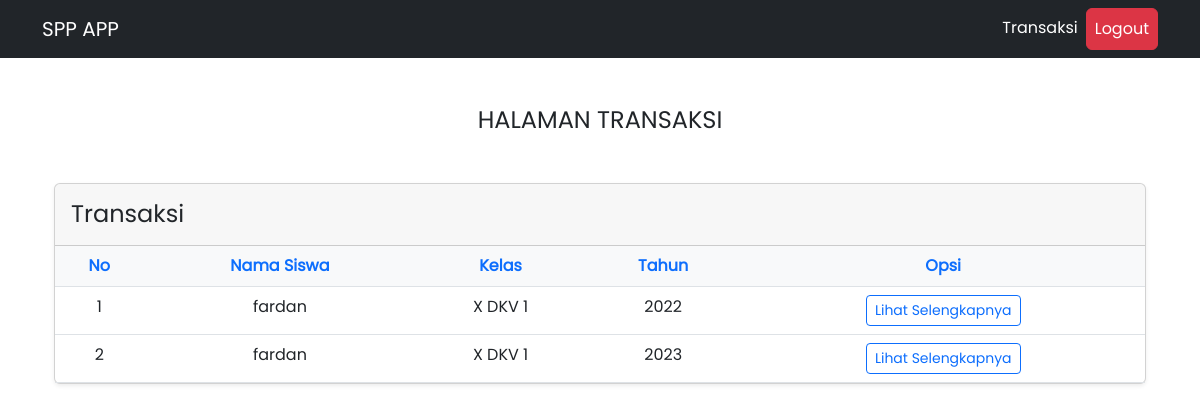
The page /index.php?page=transaksi (signed in) on the database its author committed.
### tables this page shows
CREATE TABLE `pembayaran` (
  `id_pembayaran` int(11) NOT NULL,
  `trxid` varchar(50) NOT NULL,
  `id_admin` int(11) NOT NULL,
  `id_siswa` int(11) NOT NULL,
  `tgl_bayar` date NOT NULL,
  `spp_bulan` int(11) NOT NULL,
  `id_spp` int(11) NOT NULL,
  `jumlah_bayar` int(11) NOT NULL
);

CREATE TABLE `siswa` (
  `id_siswa` int(11) NOT NULL,
  `nisn` varchar(20) NOT NULL,
  `nama_siswa` varchar(255) NOT NULL,
  `email` varchar(255) NOT NULL,
  `password` varchar(255) NOT NULL,
  `id_kelas` int(11) NOT NULL,
  `alamat` text NOT NULL,
  `no_telp` varchar(15) NOT NULL,
  `id_spp` bigint(20) NOT NULL
);

CREATE TABLE `kelas` (
  `id_kelas` int(11) NOT NULL,
  `nama_kelas` varchar(10) NOT NULL,
  `jurusan` varchar(50) NOT NULL
);

CREATE TABLE `spp` (
  `id_spp` int(11) NOT NULL,
  `tahun` int(11) NOT NULL,
  `nominal` bigint(20) NOT NULL
);

### app/config.php (called while the page is built)
<?php
$config = "http://localhost/spp-app";

### transaksi/index.php (the view, shortened to what this page needs)
<?php
$q_transaksi = mysqli_query($conn, "SELECT id_pembayaran,siswa.id_siswa,siswa.nama_siswa, spp.tahun, nama_kelas, jurusan FROM pembayaran JOIN admin ON (pembayaran.id_admin = admin.id_admin) JOIN siswa ON (pembayaran.id_siswa = siswa.id_siswa) JOIN spp ON (pembayaran.id_spp = spp.id_spp) JOIN kelas ON (siswa.id_kelas = kelas.id_kelas) GROUP BY siswa.id_siswa, spp.tahun");
$id_siswa = $_SESSION['id_user'];
$q_transaksi_u = mysqli_query($conn, "SELECT id_pembayaran,siswa.id_siswa,siswa.nama_siswa, spp.tahun, nama_kelas, jurusan FROM pembayaran JOIN admin ON (pembayaran.id_admin = admin.id_admin) JOIN siswa ON (pembayaran.id_siswa = siswa.id_siswa) JOIN spp ON (pembayaran.id_spp = spp.id_spp) JOIN kelas ON (siswa.id_kelas = kelas.id_kelas) WHERE siswa.id_siswa = '$id_siswa' GROUP BY siswa.id_siswa, spp.tahun")
?>
<div class="container my-5">
    <div class="text-center">
        <h4>
            HALAMAN TRANSAKSI
        </h4>
        <?php if ($_SESSION['level'] == 'admin') : ?>
            <div class="container my-5">
                <div class="card shadow-sm">
                    <div class="card-header py-3">
                        <div class="d-flex justify-content-between align-items-center">
                            <div>
                                <h4 class="mb-0">Transaksi</h4>
                            </div>
                            <div>
                                <a href="<?= $config ?> /index.php?page=tambah_transaksi " class="btn btn-outline-success"><i class="bi bi-plus-circle"></i> Tambah Transaksi</a>
                            </div>
                        </div>
                    </div>
                    <div class="card-body p-0">
                        <div class="table-responsive">
                            <table class="table mb-0">
                                <thead class="bg-light text-primary">
                                    <tr>
                                        <th scope="col">No</th>
                                        <th scope="col">Nama Siswa</th>
                                        <th scope="col">Kelas</th>
                                        <th scope="col">Tahun</th>
                                        <th scope="col">Opsi</th>
                                    </tr>
                                </thead>
                                <tbody>
                                    <?php $no = 1 ?>
                                    <?php foreach ($q_transaksi as $trx) : ?>
                                        <tr>
                                            <td><?= $no++ ?></td>
                                            <td><?= $trx['nama_siswa'] ?></td>
                                            <td><?= $trx['nama_kelas'] ?> <?= $trx['jurusan'] ?></td>
                                            <td><?= $trx['tahun'] ?></td>
                                            <td>
                                                <a href="<?= $config ?>/index.php?page=detail_transaksi&tahun=<?= $trx['tahun'] ?>&id_siswa=<?= $trx['id_siswa'] ?>" class="btn btn-outline-primary btn-sm">Lihat Selengkapnya</a>
                                            </td>
                                        </tr>
                                    <?php endforeach ?>
                                    <?php if (mysqli_num_rows($q_transaksi) < 1) : ?>
                                        <tr>
                                            <td class="text-center" colspan="9">Tidak ada data!</td>
                                        </tr>
                                    <?php endif ?>
                                </tbody>
                            </table>
                        </div>
                    </div>
                </div>
            </div>
        <?php else : ?>
            <div class="container my-5">
                <div class="card shadow-sm">
                    <div class="card-header py-3">
                        <div class="d-flex justify-content-between align-items-center">
                            <div>
                                <h4 class="mb-0">Transaksi</h4>
                            </div>
                        </div>
                    </div>
                    <div class="card-body p-0">
                        <div class="table-responsive">
                            <table class="table mb-0">
                                <thead class="bg-light text-primary">
                                    <tr>
                                        <th scope="col">No</th>
                                        <th scope="col">Nama Siswa</th>
                                        <th scope="col">Kelas</th>
                                        <th scope="col">Tahun</th>
                                        <th scope="col">Opsi</th>
                                    </tr>
                                </thead>
                                <tbody>
                                    <?php $no = 1 ?>
                                    <?php foreach ($q_transaksi_u as $trx) : ?>
                                        <tr>
                                            <td><?= $no++ ?></td>
                                            <td><?= $trx['nama_siswa'] ?></td>
                                            <td><?= $trx['nama_kelas'] ?> <?= $trx['jurusan'] ?></td>
                                            <td><?= $trx['tahun'] ?></td>
                                            <td>
                                                <a href="<?= $config ?>/index.php?page=detail_transaksi&tahun=<?= $trx['tahun'] ?>&id_siswa=<?= $trx['id_siswa'] ?>" class="btn btn-outline-primary btn-sm">Lihat Selengkapnya</a>
                                            </td>
                                        </tr>
                                    <?php endforeach ?>
                                </tbody>
                            </table>
                        </div>
                    </div>
                </div>
            </div>
        <?php endif ?>
    </div>
</div>

### assets/css/styles.css (style rules this page uses)
body { font-family: "Poppins-Regular"; }

### rows shown on the page
pembayaran: id_siswa.nama_siswa "fardan", kelas.nama_kelas "X", kelas.jurusan "DKV 1", id_spp.tahun "2022"
pembayaran: id_siswa.nama_siswa "fardan", kelas.nama_kelas "X", kelas.jurusan "DKV 1", id_spp.tahun "2023"
